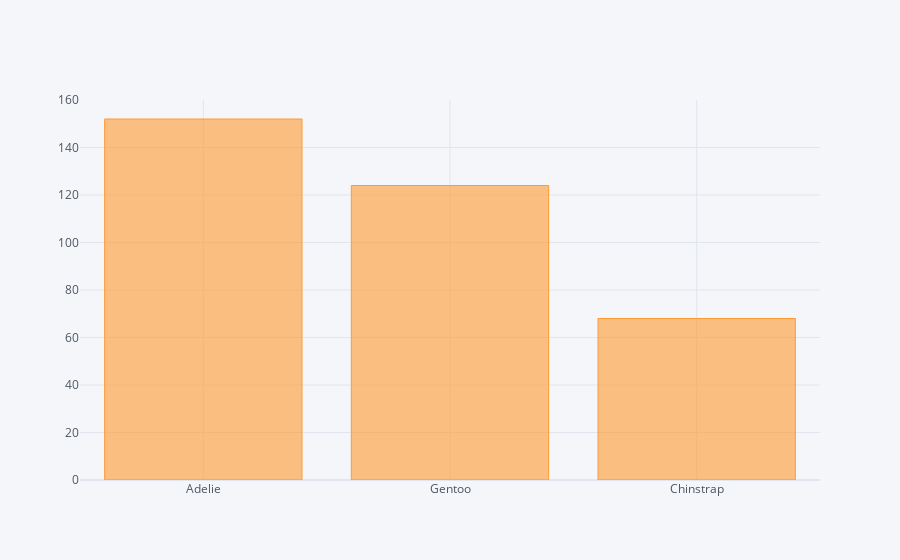

Notebook code cell kept with this figure:
### Markdown cell above
Unlike, Iris dataset which has equal number of all the species of flowers(50 each), the penguins dataset has different number of samples for each species.

### Code cell
df['species'].value_counts().iplot(kind='bar')

### Figure 1 — Plotly figure (JSON) as saved in the notebook; plotly's stock layout.template omitted (floating-point values rounded to 4 significant figures)
{"data": [{"marker": {"color": "rgba(255, 153, 51, 0.6)", "line": {"color": "rgba(255, 153, 51, 1.0)", "width": 1}}, "name": "species", "orientation": "v", "text": "", "type": "bar", "x": ["Adelie", "Gentoo", "Chinstrap"], "y": [152, 124, 68]}], "layout": {"legend": {"bgcolor": "#F5F6F9", "font": {"color": "#4D5663"}}, "paper_bgcolor": "#F5F6F9", "plot_bgcolor": "#F5F6F9", "title": {"font": {"color": "#4D5663"}}, "xaxis": {"gridcolor": "#E1E5ED", "showgrid": true, "tickfont": {"color": "#4D5663"}, "title": {"font": {"color": "#4D5663"}, "text": ""}, "zerolinecolor": "#E1E5ED"}, "yaxis": {"gridcolor": "#E1E5ED", "showgrid": true, "tickfont": {"color": "#4D5663"}, "title": {"font": {"color": "#4D5663"}, "text": ""}, "zerolinecolor": "#E1E5ED"}}}
